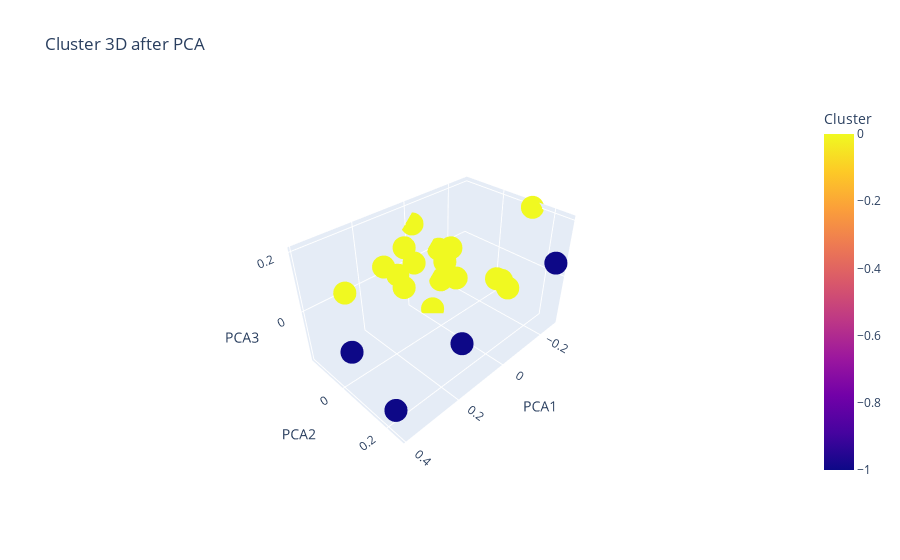

Source (notebook cell):
### Code cell
df_pca_DB=pd.DataFrame(X_pca_DB, columns=['PCA1', 'PCA2', 'PCA3'], index= df_final.index)
df_pca_DB['Cluster']= df_final['DBSCAN_opt_labels']
df_pca_DB['Nationality']= df_final.index

fig= px.scatter_3d(df_pca_DB, x='PCA1', y='PCA2', z='PCA3', color='Cluster', hover_name='Nationality', title= 'Cluster 3D after PCA')
fig.show()

### Figure 1 — Plotly figure (JSON) as saved in the notebook; plotly's stock layout.template omitted (floating-point values rounded to 4 significant figures)
{"data": [{"hovertemplate": "<b>%{hovertext}</b><br><br>PCA1=%{x}<br>PCA2=%{y}<br>PCA3=%{z}<br>Cluster=%{marker.color}<extra></extra>", "hovertext": ["Australia", "Austria", "Belgium", "Canada", "China", "Denmark", "Finland", "France", "Germany", "India", "Ireland", "Italy", "Netherlands", "Norway", "Poland", "Portugal", "Spain", "Sweden", "Switzerland", "United Kingdom", "USA"], "legendgroup": "", "marker": {"color": [0, 0, 0, 0, -1, 0, 0, 0, 0, -1, -1, 0, 0, 0, 0, 0, 0, 0, 0, -1, 0], "coloraxis": "coloraxis", "symbol": "circle"}, "mode": "markers", "name": "", "scene": "scene", "showlegend": false, "type": "scatter3d", "x": [-0.01697, -0.0335, -0.1263, -0.004618, 0.04932, 0.1228, 0.1707, -0.1443, -0.1344, -0.2455, 0.3846, -0.1766, -0.09472, 0.3017, -0.06074, -0.272, -0.2366, 0.2159, -0.1595, 0.3857, 0.07498], "y": [-0.1527, -0.07839, -0.1407, -0.1356, 0.1401, -0.04072, -0.00804, -0.127, -0.1382, 0.2554, 0.216, 0.1339, -0.05124, -0.091, 0.1897, 0.1288, 0.04035, -0.01163, -0.084, 0.04316, -0.08813], "z": [0.1359, -0.1792, 0.001907, 6.12e-05, -0.1537, 0.009, 0.09239, -0.0518, -0.1311, 0.06582, -0.1239, -0.05442, 0.05677, 0.05316, 0.05807, 0.2032, -0.09013, 0.1385, -0.1093, -0.03252, 0.1112]}], "layout": {"autosize": true, "coloraxis": {"colorbar": {"title": {"text": "Cluster"}}, "colorscale": [[0, "#0d0887"], [0.1111, "#46039f"], [0.2222, "#7201a8"], [0.3333, "#9c179e"], [0.4444, "#bd3786"], [0.5556, "#d8576b"], [0.6667, "#ed7953"], [0.7778, "#fb9f3a"], [0.8889, "#fdca26"], [1, "#f0f921"]]}, "legend": {"tracegroupgap": 0}, "scene": {"aspectmode": "auto", "aspectratio": {"x": 1.405, "y": 0.8717, "z": 0.8166}, "camera": {"center": {"x": 0, "y": 0, "z": 0}, "eye": {"x": 1.621, "y": 1.621, "z": 1.621}, "projection": {"type": "perspective"}, "up": {"x": 0, "y": 0, "z": 1}}, "domain": {"x": [0, 1], "y": [0, 1]}, "xaxis": {"title": {"text": "PCA1"}, "type": "linear"}, "yaxis": {"title": {"text": "PCA2"}, "type": "linear"}, "zaxis": {"title": {"text": "PCA3"}, "type": "linear"}}, "title": {"text": "Cluster 3D after PCA"}}}
